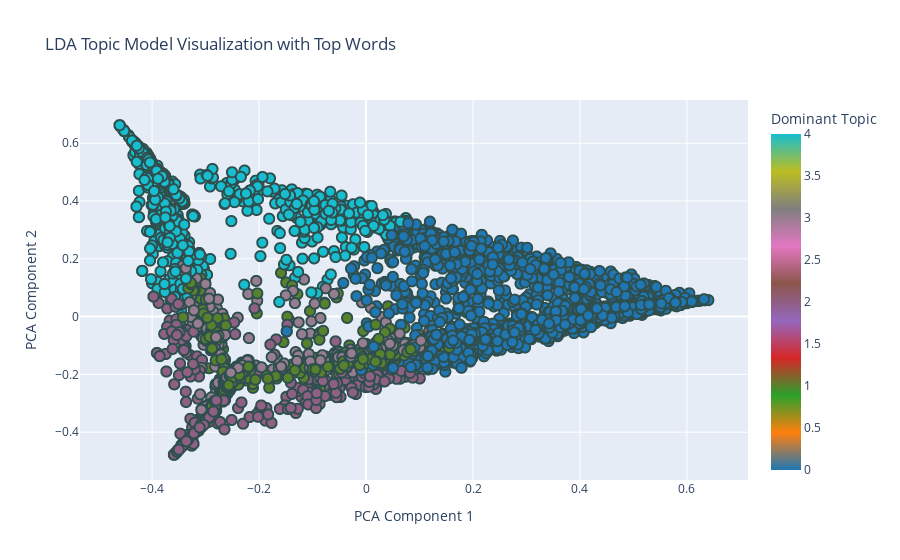

The code cell stored with this chart in its notebook:
### Code cell
import plotly.express as px
import pandas as pd
from sklearn.decomposition import PCA


doc_topic_dist = lda.transform(tfidf)

pca = PCA(n_components=2)
doc_topic_dist_2d = pca.fit_transform(doc_topic_dist)

df_plot = pd.DataFrame(doc_topic_dist_2d, columns=['Component 1', 'Component 2'])
df_plot['Dominant Topic'] = doc_topic_dist.argmax(axis=1)

df_plot['Top Words in Dominant Topic'] = df_plot['Dominant Topic'].apply(lambda x: top_words[x])

fig = px.scatter(df_plot, x='Component 1', y='Component 2', color='Dominant Topic',
                 hover_data=['Top Words in Dominant Topic'],
                 color_continuous_scale=px.colors.qualitative.D3,
                 title="LDA Topic Model Visualization with Top Words",
                 labels={"Dominant Topic": "Dominant Topic", "Component 1": "PCA Component 1", "Component 2": "PCA Component 2"})

fig.update_traces(marker=dict(size=10,
                              line=dict(width=2,
                                        color='DarkSlateGrey')),
                  selector=dict(mode='markers'))
fig.show()

### Figure 1 — Plotly figure (JSON) as saved in the notebook; plotly's stock layout.template omitted (floating-point values rounded to 4 significant figures; data arrays with more than 128 entries replaced by an {"elided": "..."} marker saying what was removed)
{"data": [{"customdata": {"elided": "8500x1 str values"}, "hovertemplate": "PCA Component 1=%{x}<br>PCA Component 2=%{y}<br>Top Words in Dominant Topic=%{customdata[0]}<br>Dominant Topic=%{marker.color}<extra></extra>", "legendgroup": "", "marker": {"color": {"elided": "8500 int values"}, "coloraxis": "coloraxis", "line": {"color": "DarkSlateGrey", "width": 2}, "size": 10, "symbol": "circle"}, "mode": "markers", "name": "", "showlegend": false, "type": "scattergl", "x": {"elided": "8500 float values"}, "xaxis": "x", "y": {"elided": "8500 float values"}, "yaxis": "y"}], "layout": {"coloraxis": {"colorbar": {"title": {"text": "Dominant Topic"}}, "colorscale": [[0, "#1F77B4"], [0.1111, "#FF7F0E"], [0.2222, "#2CA02C"], [0.3333, "#D62728"], [0.4444, "#9467BD"], [0.5556, "#8C564B"], [0.6667, "#E377C2"], [0.7778, "#7F7F7F"], [0.8889, "#BCBD22"], [1, "#17BECF"]]}, "legend": {"tracegroupgap": 0}, "title": {"text": "LDA Topic Model Visualization with Top Words"}, "xaxis": {"anchor": "y", "domain": [0, 1], "title": {"text": "PCA Component 1"}}, "yaxis": {"anchor": "x", "domain": [0, 1], "title": {"text": "PCA Component 2"}}}}
